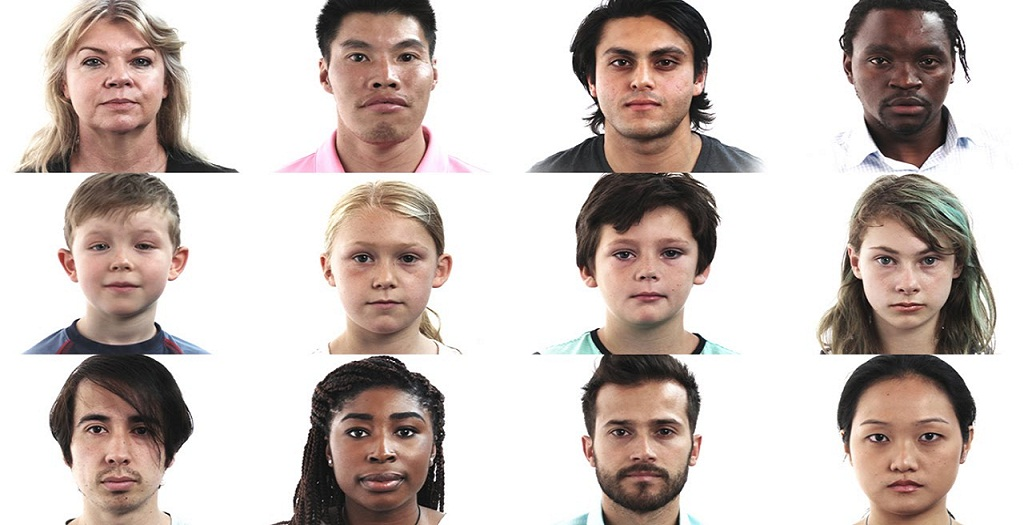
#> input picture images/faces3.jpg, 1024 x 525 px
$ python FaceDetectFromImage.py images/faces3.jpg
#> lines starting #> are read from the running program, lines starting #| are printed output that depends on the picture
# import the necessary packages
import cv2
import sys
import numpy as np


# gamma correction function
def adjust_gamma(image, gamma=1.0):
#> called with gamma = 1.25
    invGamma = 1.0 / gamma
#> invGamma = 0.8
    table = np.array([((i / 255.0) ** invGamma) * 255
                      for i in np.arange(0, 256)]).astype("uint8")
#> table = 256 values from 0 to 255

    # Performs a look-up table transform of an array.
    return cv2.LUT(image, table)


# Get user supplied values
imagePath = sys.argv[0]
cascPath = "haarcascade_frontalface_default.xml"

# Create the haar cascade
faceCascade = cv2.CascadeClassifier(cascPath)

# Read the image and make Gamma correction
image = adjust_gamma(cv2.imread('images/faces3.jpg'), gamma=1.25)

# convert the image color to gray
gray = cv2.cvtColor(image, cv2.COLOR_BGR2GRAY)
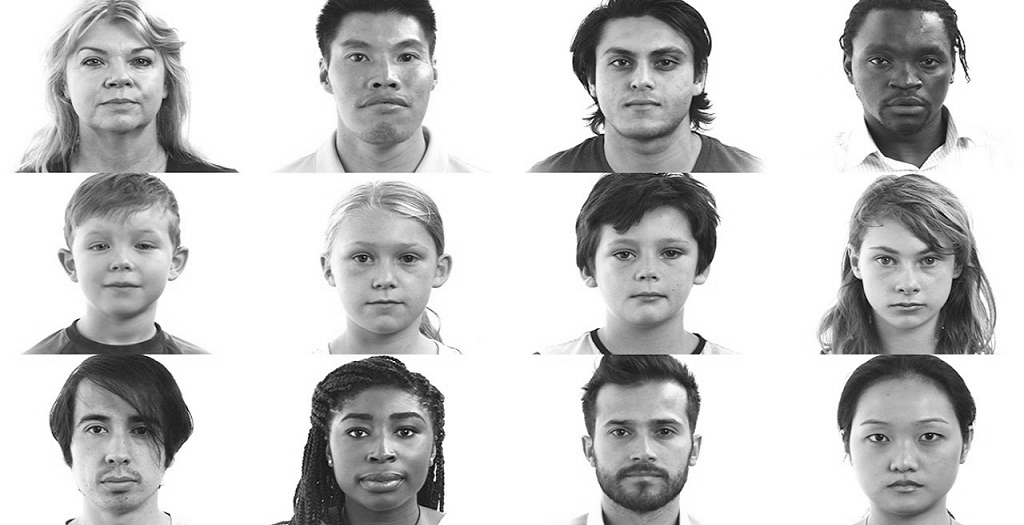
#> gray: shape (525, 1024); min 0, max 255, mean 201.1

# Detect faces in the image
faces = faceCascade.detectMultiScale(
    gray,
    scaleFactor=1.2,
    minNeighbors=5,
    minSize=(30, 30)

)
#> faces = [[63, 18, 111, 111], [326, 11, 119, 119], [580, 15, 123, 123], [844, 14, 116, 116], [59, 196, 121, 121], [584, 202, 130, 130], [845, 215, 120, 120], [316, 208, 133, 133], [56, 382, 123, 123], [317, 379, 129, 129], [578, 384, 125, 125], [837, 385, 131, 131]]

print("Found {0} faces!".format(len(faces)))
#| Found 12 faces!

# Draw a rectangle around the faces
for (x, y, w, h) in faces:
    cv2.rectangle(image, (x, y), (x + w, y + h), (0, 255, 0), 2)
#> this loop made 12 passes
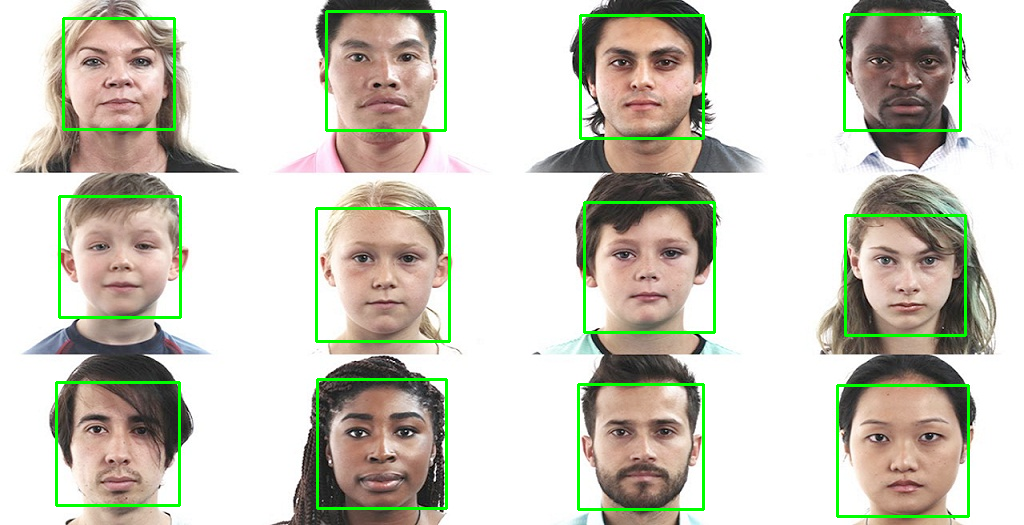
#> image: shape (525, 1024, 3); mean of channels 0, 1, 2 188.8, 201.6, 203.5; drawn as B, G, R

cv2.imshow("Faces found", image)
cv2.waitKey(0)

$ run again, with images/face1.jpg copied over images/faces3.jpg
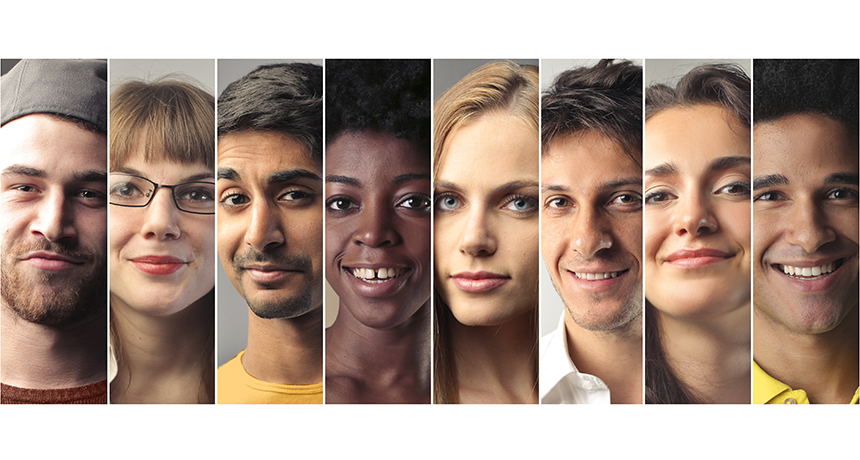
#> input picture images/face1.jpg, 860 x 460 px
#> invGamma = 0.8
#> table = 256 values from 0 to 255
#> `gray = cv2.cvtColor(image, cv2.COLOR_BGR2GRAY)`:
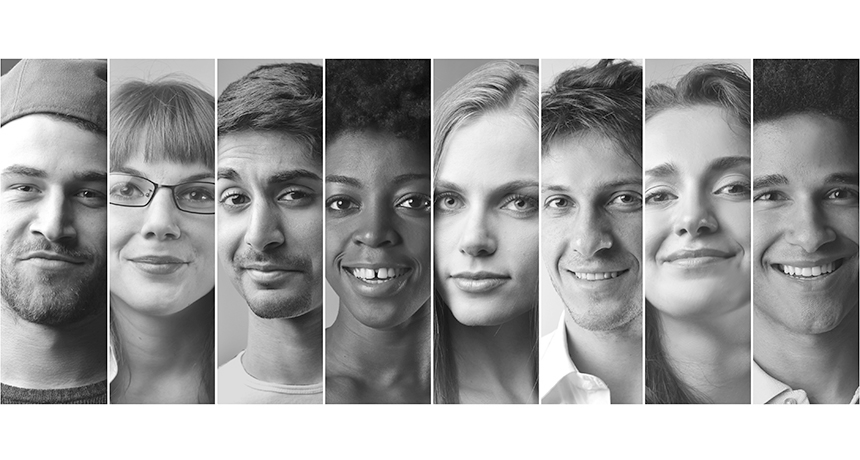
#> gray: shape (460, 860); min 0, max 255, mean 165.8
#> faces = [[396, 138, 169, 169], [81, 131, 162, 162], [305, 141, 135, 135], [185, 132, 164, 164], [517, 142, 146, 146], [608, 114, 174, 174]]
#| Found 6 faces!
#> the loop `for (x, y, w, h) in faces:` made 6 passes
#> after the loop `for (x, y, w, h) in faces:`:
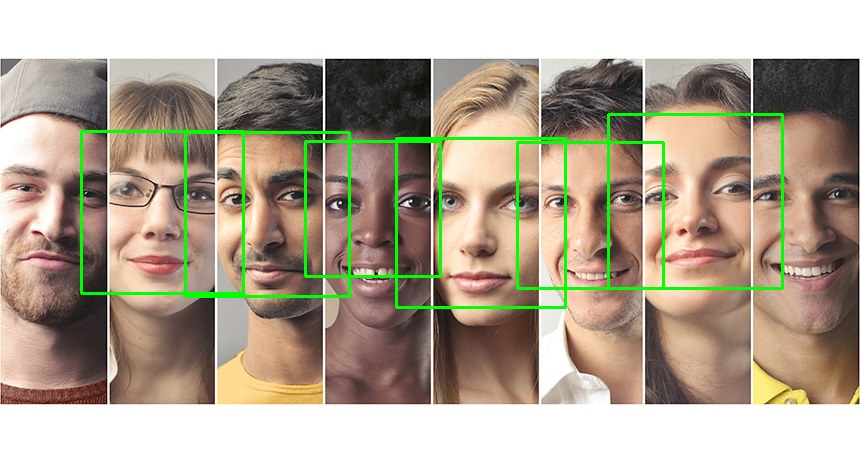
#> image: shape (460, 860, 3); mean of channels 0, 1, 2 146.6, 164.5, 176.5; drawn as B, G, R

$ run again, with images/face2.jpg copied over images/faces3.jpg
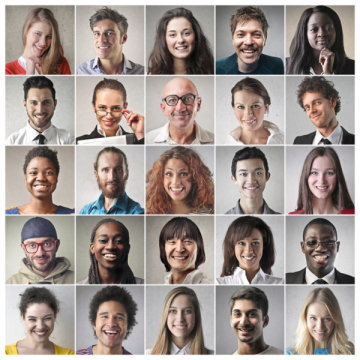
#> input picture images/face2.jpg, 360 x 360 px
#> invGamma = 0.8
#> table = 256 values from 0 to 255
#> `gray = cv2.cvtColor(image, cv2.COLOR_BGR2GRAY)`:
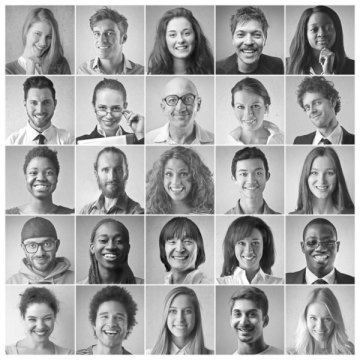
#> gray: shape (360, 360); min 3, max 255, mean 164.9
#> faces = 15 rows, first 6: [161, 19, 38, 38], [226, 17, 45, 45], [21, 87, 40, 40], [89, 93, 40, 40], [228, 90, 44, 44], [20, 154, 44, 44]
#| Found 15 faces!
#> the loop `for (x, y, w, h) in faces:` made 15 passes
#> after the loop `for (x, y, w, h) in faces:`:
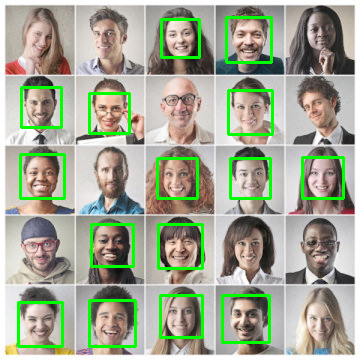
#> image: shape (360, 360, 3); mean of channels 0, 1, 2 149.1, 168.7, 163.3; drawn as B, G, R
